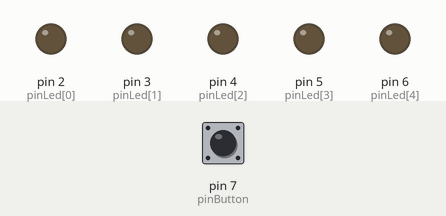
A sketch run on a simulated Arduino Uno, built with avr-gcc and run on an emulated ATmega328P. On the bench: output pins drawn as LEDs (lit = HIGH). Inputs (shaded band) come from the test bench; at power-on: pin 7 (pinButton) HIGH. Random numbers use the default seed unless the sketch sets one.

Above: at 1.2 s.
1.3 s: pin 7 (pinButton) pulled LOW for 0.25 s
At 2.1 s:
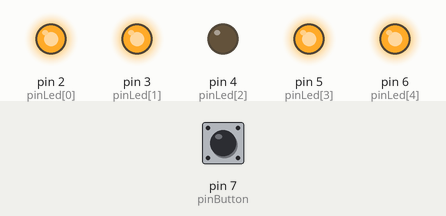
At 4.8 s:
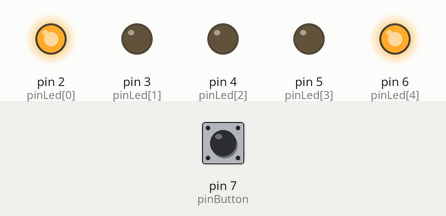
Timing chart, 0 to 10.6 s (numbered marks = the images above; inputs shaded):
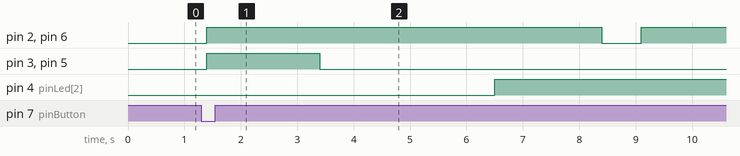

Measured:
- after the input at 1.3 s, pin 2 (pinLed[0]), pin 6 (pinLed[4]): LOW → HIGH after 0.10 s, → LOW 7.0 s later, → HIGH 0.70 s later; pin 3 (pinLed[1]), pin 5 (pinLed[3]): LOW → HIGH after 0.10 s, → LOW 2.0 s later; pin 4 (pinLed[2]): LOW → HIGH after 5.2 s

The sketch:

dice.ino
```cpp
// declaration of the led and button
int pinLed[5] = {2,3,4,5,6};
int pinButton = 7;

int show[5][5] = {0,0,1,0,0, //1
                  1,0,0,0,1, //2
                  1,0,1,0,1, //3
                  1,1,0,1,1, //4
                  1,1,1,1,1}; //5

void setup() {
  pinMode(pinButton,INPUT_PULLUP);
  for (int i=0;i<5;i++) {
    pinMode(pinLed[i],OUTPUT);
  }
  OffLed();
}

void loop() {
  boolean stateBouton = digitalRead(pinButton);
  if (stateBouton==LOW)
    OnLed();
  delay(200);
}

//chose some rand number and show it, repeat it 10 times
void OnLed() {
  int number[10];
  int del = 2000;
  for (int i=0;i < 10 ;i++) {
    number[i] = random(0, 4); // a number between 0 and 4 so 1 and 5
    for (int j=0;j < 5 ;j++) {
      digitalWrite(pinLed[j], show[number[i]][j]); // take the corect show
    }
    delay(del);
    del -= 300;
    OffLed();
  }
}

//Turn off all the led
void OffLed() {
  for (int i=0;i<5;i++) {
    digitalWrite(pinLed[i],LOW);
  }
}
```
